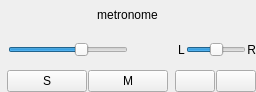
<?xml version="1.0" encoding="UTF-8"?>
<ui version="4.0">
 <class>MetronomePanel</class>
 <widget class="QWidget" name="MetronomePanel">
  <property name="geometry">
   <rect>
    <x>0</x>
    <y>0</y>
    <width>244</width>
    <height>92</height>
   </rect>
  </property>
  <property name="sizePolicy">
   <sizepolicy hsizetype="Fixed" vsizetype="Fixed">
    <horstretch>0</horstretch>
    <verstretch>0</verstretch>
   </sizepolicy>
  </property>
  <property name="windowTitle">
   <string notr="true">Form</string>
  </property>
  <layout class="QVBoxLayout" name="verticalLayout">
   <property name="leftMargin">
    <number>0</number>
   </property>
   <property name="topMargin">
    <number>0</number>
   </property>
   <property name="rightMargin">
    <number>0</number>
   </property>
   <property name="bottomMargin">
    <number>0</number>
   </property>
   <item alignment="Qt::AlignHCenter">
    <widget class="QLabel" name="labelMetronome">
     <property name="sizePolicy">
      <sizepolicy hsizetype="Maximum" vsizetype="Preferred">
       <horstretch>0</horstretch>
       <verstretch>0</verstretch>
      </sizepolicy>
     </property>
     <property name="text">
      <string>metronome</string>
     </property>
     <property name="alignment">
      <set>Qt::AlignCenter</set>
     </property>
    </widget>
   </item>
   <item>
    <layout class="QHBoxLayout" name="horizontalLayout">
     <property name="spacing">
      <number>1</number>
     </property>
     <item>
      <widget class="QLabel" name="labelLowVolume">
       <property name="sizePolicy">
        <sizepolicy hsizetype="Fixed" vsizetype="Preferred">
         <horstretch>0</horstretch>
         <verstretch>0</verstretch>
        </sizepolicy>
       </property>
       <property name="text">
        <string/>
       </property>
       <property name="pixmap">
        <pixmap resource="../../resources/jamtaba.qrc">:/images/level low.png</pixmap>
       </property>
      </widget>
     </item>
     <item>
      <widget class="AudioSlider" name="levelSlider">
       <property name="sizePolicy">
        <sizepolicy hsizetype="Fixed" vsizetype="Maximum">
         <horstretch>0</horstretch>
         <verstretch>0</verstretch>
        </sizepolicy>
       </property>
       <property name="minimumSize">
        <size>
         <width>120</width>
         <height>0</height>
        </size>
       </property>
       <property name="maximumSize">
        <size>
         <width>120</width>
         <height>16777215</height>
        </size>
       </property>
       <property name="accessibleDescription">
        <string>Slider to change the BPM of the metronome</string>
       </property>
       <property name="maximum">
        <number>160</number>
       </property>
       <property name="value">
        <number>100</number>
       </property>
       <property name="orientation">
        <enum>Qt::Horizontal</enum>
       </property>
      </widget>
     </item>
     <item>
      <widget class="QLabel" name="labelHighVolume">
       <property name="sizePolicy">
        <sizepolicy hsizetype="Fixed" vsizetype="Preferred">
         <horstretch>0</horstretch>
         <verstretch>0</verstretch>
        </sizepolicy>
       </property>
       <property name="text">
        <string/>
       </property>
       <property name="pixmap">
        <pixmap resource="../../resources/jamtaba.qrc">:/images/level high.png</pixmap>
       </property>
      </widget>
     </item>
     <item>
      <spacer name="horizontalSpacer">
       <property name="orientation">
        <enum>Qt::Horizontal</enum>
       </property>
       <property name="sizeType">
        <enum>QSizePolicy::MinimumExpanding</enum>
       </property>
       <property name="sizeHint" stdset="0">
        <size>
         <width>12</width>
         <height>20</height>
        </size>
       </property>
      </spacer>
     </item>
     <item>
      <widget class="QLabel" name="labelPanL">
       <property name="sizePolicy">
        <sizepolicy hsizetype="Maximum" vsizetype="Preferred">
         <horstretch>0</horstretch>
         <verstretch>0</verstretch>
        </sizepolicy>
       </property>
       <property name="text">
        <string>L</string>
       </property>
      </widget>
     </item>
     <item>
      <widget class="PanSlider" name="panSlider">
       <property name="sizePolicy">
        <sizepolicy hsizetype="Maximum" vsizetype="Maximum">
         <horstretch>0</horstretch>
         <verstretch>0</verstretch>
        </sizepolicy>
       </property>
       <property name="maximumSize">
        <size>
         <width>60</width>
         <height>16777215</height>
        </size>
       </property>
       <property name="minimum">
        <number>-4</number>
       </property>
       <property name="maximum">
        <number>4</number>
       </property>
       <property name="pageStep">
        <number>1</number>
       </property>
       <property name="orientation">
        <enum>Qt::Horizontal</enum>
       </property>
      </widget>
     </item>
     <item>
      <widget class="QLabel" name="labelPanR">
       <property name="sizePolicy">
        <sizepolicy hsizetype="Maximum" vsizetype="Preferred">
         <horstretch>0</horstretch>
         <verstretch>0</verstretch>
        </sizepolicy>
       </property>
       <property name="text">
        <string>R</string>
       </property>
       <property name="alignment">
        <set>Qt::AlignRight|Qt::AlignTrailing|Qt::AlignVCenter</set>
       </property>
      </widget>
     </item>
    </layout>
   </item>
   <item>
    <layout class="QHBoxLayout" name="horizontalLayout_2">
     <property name="spacing">
      <number>1</number>
     </property>
     <item>
      <widget class="AudioMeter" name="peakMeter" native="true">
       <property name="sizePolicy">
        <sizepolicy hsizetype="MinimumExpanding" vsizetype="Preferred">
         <horstretch>1</horstretch>
         <verstretch>0</verstretch>
        </sizepolicy>
       </property>
      </widget>
     </item>
     <item>
      <spacer name="horizontalSpacer_2">
       <property name="orientation">
        <enum>Qt::Horizontal</enum>
       </property>
       <property name="sizeType">
        <enum>QSizePolicy::Fixed</enum>
       </property>
       <property name="sizeHint" stdset="0">
        <size>
         <width>6</width>
         <height>20</height>
        </size>
       </property>
      </spacer>
     </item>
     <item>
      <widget class="QPushButton" name="soloButton">
       <property name="sizePolicy">
        <sizepolicy hsizetype="Maximum" vsizetype="Maximum">
         <horstretch>0</horstretch>
         <verstretch>0</verstretch>
        </sizepolicy>
       </property>
       <property name="toolTip">
        <string>Solo metronome</string>
       </property>
       <property name="accessibleDescription">
        <string>Button to soloing the metronome</string>
       </property>
       <property name="layoutDirection">
        <enum>Qt::LeftToRight</enum>
       </property>
       <property name="text">
        <string notr="true">S</string>
       </property>
       <property name="checkable">
        <bool>true</bool>
       </property>
      </widget>
     </item>
     <item>
      <widget class="QPushButton" name="muteButton">
       <property name="enabled">
        <bool>true</bool>
       </property>
       <property name="sizePolicy">
        <sizepolicy hsizetype="Maximum" vsizetype="Maximum">
         <horstretch>0</horstretch>
         <verstretch>0</verstretch>
        </sizepolicy>
       </property>
       <property name="toolTip">
        <string>mute metronome</string>
       </property>
       <property name="accessibleDescription">
        <string>Button to mute the metronome</string>
       </property>
       <property name="text">
        <string notr="true">M</string>
       </property>
       <property name="checkable">
        <bool>true</bool>
       </property>
      </widget>
     </item>
     <item>
      <spacer name="horizontalSpacer_3">
       <property name="orientation">
        <enum>Qt::Horizontal</enum>
       </property>
       <property name="sizeType">
        <enum>QSizePolicy::Fixed</enum>
       </property>
       <property name="sizeHint" stdset="0">
        <size>
         <width>6</width>
         <height>20</height>
        </size>
       </property>
      </spacer>
     </item>
     <item>
      <widget class="QPushButton" name="floatingWindowButton">
       <property name="sizePolicy">
        <sizepolicy hsizetype="Maximum" vsizetype="Maximum">
         <horstretch>0</horstretch>
         <verstretch>0</verstretch>
        </sizepolicy>
       </property>
       <property name="toolTip">
        <string>open a metronome floating window</string>
       </property>
       <property name="text">
        <string/>
       </property>
       <property name="icon">
        <iconset resource="../../resources/jamtaba.qrc">
         <normaloff>:/images/windows.png</normaloff>:/images/windows.png</iconset>
       </property>
       <property name="checkable">
        <bool>true</bool>
       </property>
      </widget>
     </item>
     <item>
      <widget class="QPushButton" name="preferencesButton">
       <property name="sizePolicy">
        <sizepolicy hsizetype="Maximum" vsizetype="Maximum">
         <horstretch>0</horstretch>
         <verstretch>0</verstretch>
        </sizepolicy>
       </property>
       <property name="toolTip">
        <string>open metronome preferences</string>
       </property>
       <property name="text">
        <string/>
       </property>
       <property name="icon">
        <iconset resource="../../resources/jamtaba.qrc">
         <normaloff>:/images/gear-hover.png</normaloff>:/images/gear-hover.png</iconset>
       </property>
      </widget>
     </item>
    </layout>
   </item>
  </layout>
 </widget>
 <customwidgets>
  <customwidget>
   <class>AudioMeter</class>
   <extends>QWidget</extends>
   <header>gui/widgets/PeakMeter.h</header>
   <container>1</container>
  </customwidget>
  <customwidget>
   <class>AudioSlider</class>
   <extends>QSlider</extends>
   <header>gui/widgets/Slider.h</header>
  </customwidget>
  <customwidget>
   <class>PanSlider</class>
   <extends>QSlider</extends>
   <header>gui/widgets/Slider.h</header>
  </customwidget>
 </customwidgets>
 <resources>
  <include location="../../resources/jamtaba.qrc"/>
  <include location="../../resources/jamtaba.qrc"/>
 </resources>
 <connections/>
</ui>
